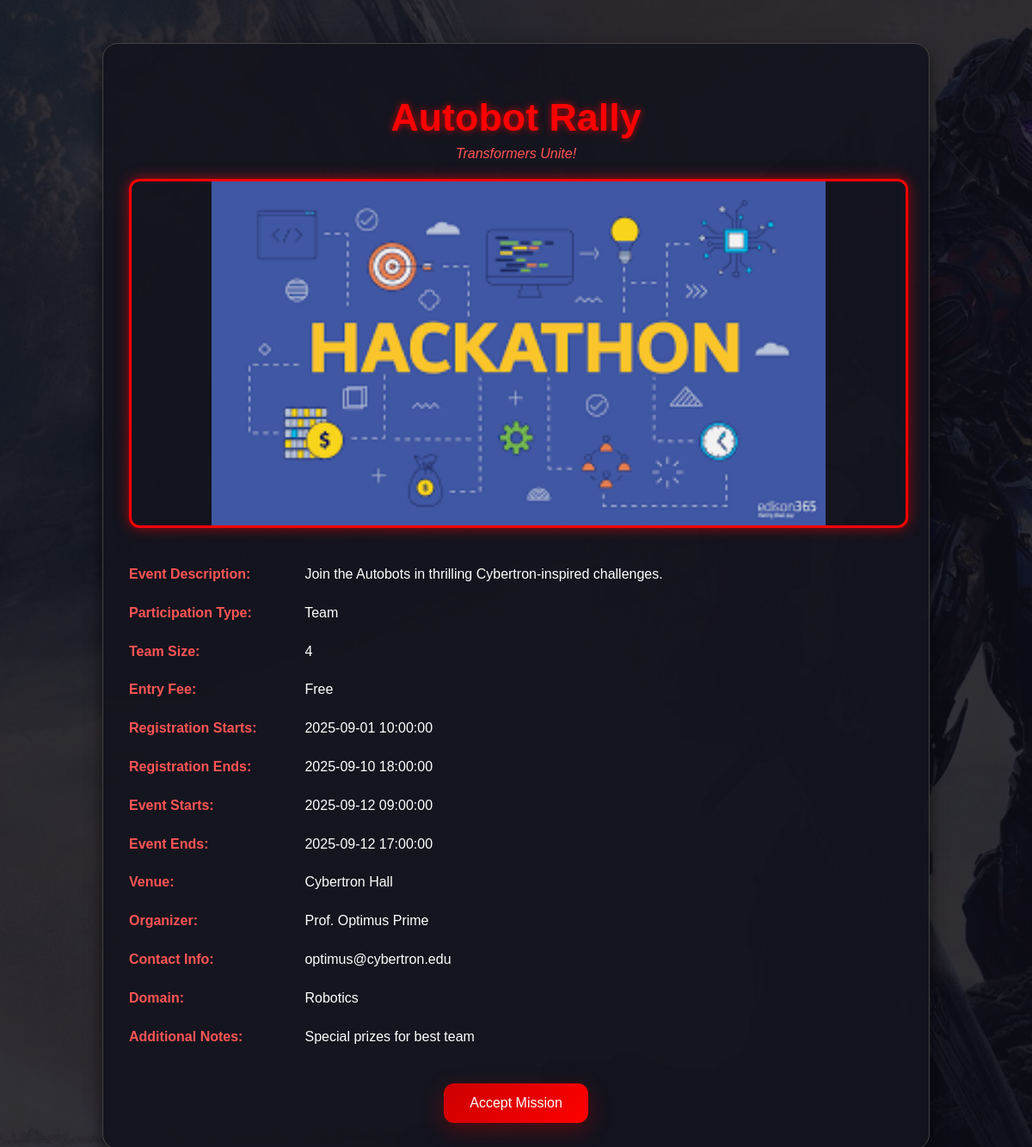
Screenshot of /event/1 with the database file from the repository.
### main.py (models this page shows)
class Event(db.Model):
    id = db.Column(db.Integer, primary_key=True)
    name = db.Column(db.String(100), nullable=False)
    tagline = db.Column(db.String(200))
    description = db.Column(db.Text)
    participation_type = db.Column(db.String(50))
    entry_fee = db.Column(db.String(20))  # Free or Paid
    amount = db.Column(db.Float)  # optional fee
    team_size = db.Column(db.Integer)  # optional max team size
    reg_start = db.Column(db.DateTime)
    reg_end = db.Column(db.DateTime)
    event_start = db.Column(db.DateTime)
    event_end = db.Column(db.DateTime)
    venue = db.Column(db.String(200))
    organizer_name = db.Column(db.String(100))
    organizer_contact = db.Column(db.String(100))
    poster = db.Column(db.String(200))  # optional
    domain = db.Column(db.String(100))
    notes = db.Column(db.Text)
    organiser_id = db.Column(db.Integer, db.ForeignKey("organiser.id"), nullable=False)

### main.py (the view)
@app.route("/event/<int:event_id>")
def event_details(event_id):
    event = Event.query.get_or_404(event_id)
    return render_template("event_details.html", event=event)

### templates/event_details.html (shortened to what this page needs)
<!DOCTYPE html>
<html lang="en">
<head>
  <link href="https://cdn.jsdelivr.net/npm/bootstrap-icons/font/bootstrap-icons.css" rel="stylesheet">
</head>
<body>
<div class="overlay">
  <div class="container">
    <div class="event-header">
      <h1>{{ event.name }}</h1>
      <div class="tagline">{{ event.tagline }}</div>
      {% if event.poster %}
        <img class="event-image" src="{{ url_for('static', filename='uploads/' ~ event.poster) }}" alt="Event Poster">
      {% else %}
        <img class="event-image" src="{{ url_for('static', filename='assests/default_poster.jpg') }}" alt="Default Poster">
      {% endif %}
    </div>
    <div class="details">
      <p><strong>Event Description:</strong> {{ event.description }}</p>
      <p><strong>Participation Type:</strong> {{ event.participation_type }}</p>
      <p><strong>Team Size:</strong> {{ event.team_size }}</p>
      <p><strong>Entry Fee:</strong> {{ event.entry_fee }} {% if event.amount %}- ₹{{ event.amount }}{% endif %}</p>
      <p><strong>Registration Starts:</strong> {{ event.reg_start }}</p>
      <p><strong>Registration Ends:</strong> {{ event.reg_end }}</p>
      <p><strong>Event Starts:</strong> {{ event.event_start }}</p>
      <p><strong>Event Ends:</strong> {{ event.event_end }}</p>
      <p><strong>Venue:</strong> {{ event.venue }}</p>
      <p><strong>Organizer:</strong> {{ event.organizer_name }}</p>
      <p><strong>Contact Info:</strong> {{ event.organizer_contact }}</p>
      <p><strong>Domain:</strong> {{ event.domain }}</p>
      <p><strong>Additional Notes:</strong> {{ event.notes }}</p>
    </div>
    <a href="{{ url_for('register_for_event', event_id=event.id) }}" class="accept-btn">
      Accept Mission
    </a>
  </div>
</div>
</body>
</html>

### rows the page displays
Event: name "Autobot Rally", tagline "Transformers Unite!", description "Join the Autobots in thrilling Cybertron-inspired challenges.", participation_type "Team", team_size "4", entry_fee "Free", reg_start "2025-09-01 10:00:00", reg_end "2025-09-10 18:00:00", event_start "2025-09-12 09:00:00", event_end "2025-09-12 17:00:00", venue "Cybertron Hall", organizer_name "Prof. Optimus Prime", organizer_contact "optimus@cybertron.edu", domain "Robotics", notes "Special prizes for best team"
